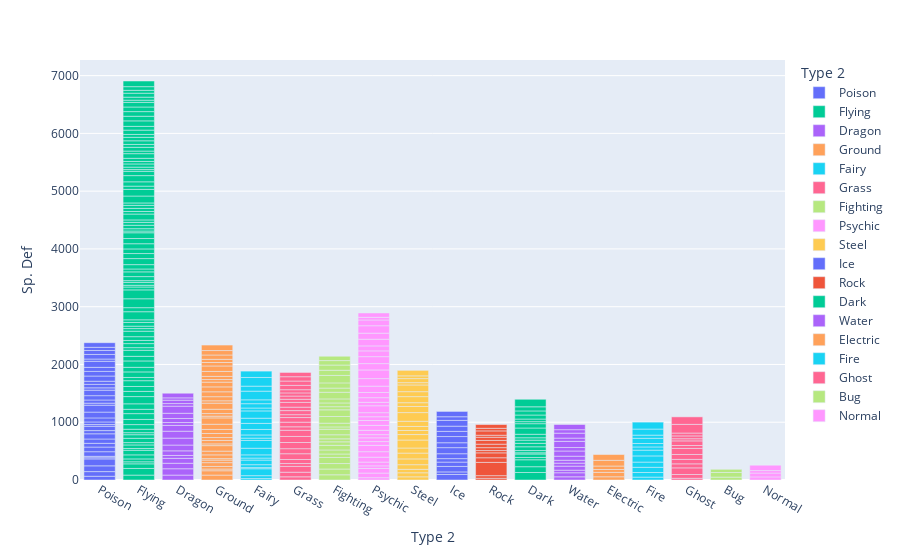

Notebook code for this chart:
### Code cell
px.bar(pk,x='Type 2',y='Sp. Def',color='Type 2')

### Figure 1 — Plotly figure (JSON) as saved in the notebook; plotly's stock layout.template omitted (floating-point values rounded to 4 significant figures)
{"data": [{"alignmentgroup": "True", "hovertemplate": "Type 2=%{x}<br>Sp. Def=%{y}<extra></extra>", "legendgroup": "Poison", "marker": {"color": "#636efa", "pattern": {"shape": ""}}, "name": "Poison", "offsetgroup": "Poison", "orientation": "v", "showlegend": true, "textposition": "auto", "type": "bar", "x": ["Poison", "Poison", "Poison", "Poison", "Poison", "Poison", "Poison", "Poison", "Poison", "Poison", "Poison", "Poison", "Poison", "Poison", "Poison", "Poison", "Poison", "Poison", "Poison", "Poison", "Poison", "Poison", "Poison", "Poison", "Poison", "Poison", "Poison", "Poison", "Poison", "Poison", "Poison", "Poison", "Poison", "Poison"], "xaxis": "x", "y": [65, 80, 100, 120, 20, 25, 80, 80, 65, 75, 90, 55, 75, 30, 45, 70, 100, 120, 35, 55, 75, 95, 40, 60, 55, 90, 80, 70, 105, 39, 79, 69, 55, 80], "yaxis": "y"}, {"alignmentgroup": "True", "hovertemplate": "Type 2=%{x}<br>Sp. Def=%{y}<extra></extra>", "legendgroup": "Flying", "marker": {"color": "#00cc96", "pattern": {"shape": ""}}, "name": "Flying", "offsetgroup": "Flying", "orientation": "v", "showlegend": true, "textposition": "auto", "type": "bar", "x": ["Flying", "Flying", "Flying", "Flying", "Flying", "Flying", "Flying", "Flying", "Flying", "Flying", "Flying", "Flying", "Flying", "Flying", "Flying", "Flying", "Flying", "Flying", "Flying", "Flying", "Flying", "Flying", "Flying", "Flying", "Flying", "Flying", "Flying", "Flying", "Flying", "Flying", "Flying", "Flying", "Flying", "Flying", "Flying", "Flying", "Flying", "Flying", "Flying", "Flying", "Flying", "Flying", "Flying", "Flying", "Flying", "Flying", "Flying", "Flying", "Flying", "Flying", "Flying", "Flying", "Flying", "Flying", "Flying", "Flying", "Flying", "Flying", "Flying", "Flying", "Flying", "Flying", "Flying", "Flying", "Flying", "Flying", "Flying", "Flying", "Flying", "Flying", "Flying", "Flying", "Flying", "Flying", "Flying", "Flying", "Flying", "Flying", "Flying", "Flying", "Flying", "Flying", "Flying", "Flying", "Flying", "Flying", "Flying", "Flying", "Flying", "Flying", "Flying", "Flying", "Flying", "Flying", "Flying", "Flying", "Flying"], "xaxis": "x", "y": [85, 115, 80, 35, 50, 70, 80, 31, 61, 40, 75, 62, 35, 60, 80, 90, 100, 75, 95, 125, 90, 85, 100, 56, 96, 80, 110, 80, 105, 45, 70, 55, 65, 95, 45, 42, 65, 45, 140, 70, 154, 154, 50, 30, 50, 30, 70, 82, 50, 75, 105, 87, 80, 90, 90, 100, 30, 40, 60, 50, 42, 102, 44, 54, 52, 42, 120, 115, 56, 75, 107, 75, 30, 42, 55, 43, 55, 80, 45, 65, 50, 63, 60, 50, 75, 65, 95, 80, 80, 80, 80, 38, 52, 69, 50, 63, 98], "yaxis": "y"}, {"alignmentgroup": "True", "hovertemplate": "Type 2=%{x}<br>Sp. Def=%{y}<extra></extra>", "legendgroup": "Dragon", "marker": {"color": "#ab63fa", "pattern": {"shape": ""}}, "name": "Dragon", "offsetgroup": "Dragon", "orientation": "v", "showlegend": true, "textposition": "auto", "type": "bar", "x": ["Dragon", "Dragon", "Dragon", "Dragon", "Dragon", "Dragon", "Dragon", "Dragon", "Dragon", "Dragon", "Dragon", "Dragon", "Dragon", "Dragon", "Dragon", "Dragon", "Dragon", "Dragon"], "xaxis": "x", "y": [85, 110, 95, 85, 50, 80, 100, 120, 120, 100, 50, 70, 90, 123, 45, 59, 40, 80], "yaxis": "y"}, {"alignmentgroup": "True", "hovertemplate": "Type 2=%{x}<br>Sp. Def=%{y}<extra></extra>", "legendgroup": "Ground", "marker": {"color": "#FFA15A", "pattern": {"shape": ""}}, "name": "Ground", "offsetgroup": "Ground", "orientation": "v", "showlegend": true, "textposition": "auto", "type": "bar", "x": ["Ground", "Ground", "Ground", "Ground", "Ground", "Ground", "Ground", "Ground", "Ground", "Ground", "Ground", "Ground", "Ground", "Ground", "Ground", "Ground", "Ground", "Ground", "Ground", "Ground", "Ground", "Ground", "Ground", "Ground", "Ground", "Ground", "Ground", "Ground", "Ground", "Ground", "Ground", "Ground", "Ground", "Ground", "Ground"], "xaxis": "x", "y": [85, 75, 30, 45, 65, 45, 25, 65, 65, 95, 30, 60, 50, 70, 70, 90, 110, 30, 45, 75, 105, 41, 71, 85, 85, 82, 45, 55, 85, 95, 60, 55, 75, 77, 95], "yaxis": "y"}, {"alignmentgroup": "True", "hovertemplate": "Type 2=%{x}<br>Sp. Def=%{y}<extra></extra>", "legendgroup": "Fairy", "marker": {"color": "#19d3f3", "pattern": {"shape": ""}}, "name": "Fairy", "offsetgroup": "Fairy", "orientation": "v", "showlegend": true, "textposition": "auto", "type": "bar", "x": ["Fairy", "Fairy", "Fairy", "Fairy", "Fairy", "Fairy", "Fairy", "Fairy", "Fairy", "Fairy", "Fairy", "Fairy", "Fairy", "Fairy", "Fairy", "Fairy", "Fairy", "Fairy", "Fairy", "Fairy", "Fairy", "Fairy", "Fairy"], "xaxis": "x", "y": [25, 50, 120, 20, 50, 80, 35, 55, 115, 135, 40, 55, 95, 105, 90, 126, 50, 75, 67, 150, 87, 150, 110], "yaxis": "y"}, {"alignmentgroup": "True", "hovertemplate": "Type 2=%{x}<br>Sp. Def=%{y}<extra></extra>", "legendgroup": "Grass", "marker": {"color": "#FF6692", "pattern": {"shape": ""}}, "name": "Grass", "offsetgroup": "Grass", "orientation": "v", "showlegend": true, "textposition": "auto", "type": "bar", "x": ["Grass", "Grass", "Grass", "Grass", "Grass", "Grass", "Grass", "Grass", "Grass", "Grass", "Grass", "Grass", "Grass", "Grass", "Grass", "Grass", "Grass", "Grass", "Grass", "Grass", "Grass", "Grass", "Grass", "Grass", "Grass"], "xaxis": "x", "y": [55, 80, 100, 50, 70, 100, 87, 107, 105, 107, 60, 80, 80, 50, 70, 60, 82, 55, 55, 55, 55, 75, 75, 75, 75], "yaxis": "y"}, {"alignmentgroup": "True", "hovertemplate": "Type 2=%{x}<br>Sp. Def=%{y}<extra></extra>", "legendgroup": "Fighting", "marker": {"color": "#B6E880", "pattern": {"shape": ""}}, "name": "Fighting", "offsetgroup": "Fighting", "orientation": "v", "showlegend": true, "textposition": "auto", "type": "bar", "x": ["Fighting", "Fighting", "Fighting", "Fighting", "Fighting", "Fighting", "Fighting", "Fighting", "Fighting", "Fighting", "Fighting", "Fighting", "Fighting", "Fighting", "Fighting", "Fighting", "Fighting", "Fighting", "Fighting", "Fighting", "Fighting", "Fighting", "Fighting", "Fighting", "Fighting", "Fighting"], "xaxis": "x", "y": [90, 100, 95, 105, 60, 70, 80, 60, 52, 71, 96, 40, 65, 115, 115, 55, 65, 70, 115, 72, 90, 129, 90, 90, 77, 75], "yaxis": "y"}, {"alignmentgroup": "True", "hovertemplate": "Type 2=%{x}<br>Sp. Def=%{y}<extra></extra>", "legendgroup": "Psychic", "marker": {"color": "#FF97FF", "pattern": {"shape": ""}}, "name": "Psychic", "offsetgroup": "Psychic", "orientation": "v", "showlegend": true, "textposition": "auto", "type": "bar", "x": ["Psychic", "Psychic", "Psychic", "Psychic", "Psychic", "Psychic", "Psychic", "Psychic", "Psychic", "Psychic", "Psychic", "Psychic", "Psychic", "Psychic", "Psychic", "Psychic", "Psychic", "Psychic", "Psychic", "Psychic", "Psychic", "Psychic", "Psychic", "Psychic", "Psychic", "Psychic", "Psychic", "Psychic", "Psychic", "Psychic", "Psychic", "Psychic", "Psychic"], "xaxis": "x", "y": [40, 80, 80, 45, 65, 85, 95, 110, 65, 65, 55, 75, 85, 85, 65, 70, 120, 60, 80, 90, 110, 130, 150, 110, 120, 100, 86, 116, 105, 128, 100, 46, 75], "yaxis": "y"}, {"alignmentgroup": "True", "hovertemplate": "Type 2=%{x}<br>Sp. Def=%{y}<extra></extra>", "legendgroup": "Steel", "marker": {"color": "#FECB52", "pattern": {"shape": ""}}, "name": "Steel", "offsetgroup": "Steel", "orientation": "v", "showlegend": true, "textposition": "auto", "type": "bar", "x": ["Steel", "Steel", "Steel", "Steel", "Steel", "Steel", "Steel", "Steel", "Steel", "Steel", "Steel", "Steel", "Steel", "Steel", "Steel", "Steel", "Steel", "Steel", "Steel", "Steel", "Steel", "Steel"], "xaxis": "x", "y": [55, 70, 60, 80, 100, 101, 88, 138, 95, 70, 70, 90, 150, 106, 65, 105, 86, 116, 40, 70, 48, 95], "yaxis": "y"}, {"alignmentgroup": "True", "hovertemplate": "Type 2=%{x}<br>Sp. Def=%{y}<extra></extra>", "legendgroup": "Ice", "marker": {"color": "#636efa", "pattern": {"shape": ""}}, "name": "Ice", "offsetgroup": "Ice", "orientation": "v", "showlegend": true, "textposition": "auto", "type": "bar", "x": ["Ice", "Ice", "Ice", "Ice", "Ice", "Ice", "Ice", "Ice", "Ice", "Ice", "Ice", "Ice", "Ice", "Ice"], "xaxis": "x", "y": [95, 45, 95, 75, 60, 85, 105, 85, 107, 90, 90, 100, 63, 92], "yaxis": "y"}, {"alignmentgroup": "True", "hovertemplate": "Type 2=%{x}<br>Sp. Def=%{y}<extra></extra>", "legendgroup": "Rock", "marker": {"color": "#EF553B", "pattern": {"shape": ""}}, "name": "Rock", "offsetgroup": "Rock", "orientation": "v", "showlegend": true, "textposition": "auto", "type": "bar", "x": ["Rock", "Rock", "Rock", "Rock", "Rock", "Rock", "Rock", "Rock", "Rock", "Rock", "Rock", "Rock", "Rock", "Rock"], "xaxis": "x", "y": [30, 45, 230, 80, 85, 40, 50, 60, 65, 55, 35, 75, 45, 65], "yaxis": "y"}, {"alignmentgroup": "True", "hovertemplate": "Type 2=%{x}<br>Sp. Def=%{y}<extra></extra>", "legendgroup": "Dark", "marker": {"color": "#00cc96", "pattern": {"shape": ""}}, "name": "Dark", "offsetgroup": "Dark", "orientation": "v", "showlegend": true, "textposition": "auto", "type": "bar", "x": ["Dark", "Dark", "Dark", "Dark", "Dark", "Dark", "Dark", "Dark", "Dark", "Dark", "Dark", "Dark", "Dark", "Dark", "Dark", "Dark", "Dark", "Dark", "Dark", "Dark"], "xaxis": "x", "y": [130, 100, 120, 40, 60, 20, 40, 65, 60, 55, 41, 61, 108, 75, 35, 45, 70, 71, 71, 130], "yaxis": "y"}, {"alignmentgroup": "True", "hovertemplate": "Type 2=%{x}<br>Sp. Def=%{y}<extra></extra>", "legendgroup": "Water", "marker": {"color": "#ab63fa", "pattern": {"shape": ""}}, "name": "Water", "offsetgroup": "Water", "orientation": "v", "showlegend": true, "textposition": "auto", "type": "bar", "x": ["Water", "Water", "Water", "Water", "Water", "Water", "Water", "Water", "Water", "Water", "Water", "Water", "Water", "Water"], "xaxis": "x", "y": [55, 70, 45, 70, 52, 50, 70, 90, 60, 107, 56, 86, 60, 90], "yaxis": "y"}, {"alignmentgroup": "True", "hovertemplate": "Type 2=%{x}<br>Sp. Def=%{y}<extra></extra>", "legendgroup": "Electric", "marker": {"color": "#FFA15A", "pattern": {"shape": ""}}, "name": "Electric", "offsetgroup": "Electric", "orientation": "v", "showlegend": true, "textposition": "auto", "type": "bar", "x": ["Electric", "Electric", "Electric", "Electric", "Electric", "Electric"], "xaxis": "x", "y": [56, 76, 50, 60, 99, 100], "yaxis": "y"}, {"alignmentgroup": "True", "hovertemplate": "Type 2=%{x}<br>Sp. Def=%{y}<extra></extra>", "legendgroup": "Fire", "marker": {"color": "#19d3f3", "pattern": {"shape": ""}}, "name": "Fire", "offsetgroup": "Fire", "orientation": "v", "showlegend": true, "textposition": "auto", "type": "bar", "x": ["Fire", "Fire", "Fire", "Fire", "Fire", "Fire", "Fire", "Fire", "Fire", "Fire", "Fire", "Fire"], "xaxis": "x", "y": [50, 80, 90, 90, 107, 100, 55, 60, 90, 55, 105, 120], "yaxis": "y"}, {"alignmentgroup": "True", "hovertemplate": "Type 2=%{x}<br>Sp. Def=%{y}<extra></extra>", "legendgroup": "Ghost", "marker": {"color": "#FF6692", "pattern": {"shape": ""}}, "name": "Ghost", "offsetgroup": "Ghost", "orientation": "v", "showlegend": true, "textposition": "auto", "type": "bar", "x": ["Ghost", "Ghost", "Ghost", "Ghost", "Ghost", "Ghost", "Ghost", "Ghost", "Ghost", "Ghost", "Ghost", "Ghost", "Ghost", "Ghost"], "xaxis": "x", "y": [30, 65, 115, 70, 77, 85, 105, 50, 80, 37, 49, 50, 150, 130], "yaxis": "y"}, {"alignmentgroup": "True", "hovertemplate": "Type 2=%{x}<br>Sp. Def=%{y}<extra></extra>", "legendgroup": "Bug", "marker": {"color": "#B6E880", "pattern": {"shape": ""}}, "name": "Bug", "offsetgroup": "Bug", "orientation": "v", "showlegend": true, "textposition": "auto", "type": "bar", "x": ["Bug", "Bug", "Bug"], "xaxis": "x", "y": [50, 80, 55], "yaxis": "y"}, {"alignmentgroup": "True", "hovertemplate": "Type 2=%{x}<br>Sp. Def=%{y}<extra></extra>", "legendgroup": "Normal", "marker": {"color": "#FF97FF", "pattern": {"shape": ""}}, "name": "Normal", "offsetgroup": "Normal", "orientation": "v", "showlegend": true, "textposition": "auto", "type": "bar", "x": ["Normal", "Normal", "Normal", "Normal"], "xaxis": "x", "y": [54, 66, 43, 94], "yaxis": "y"}], "layout": {"barmode": "relative", "legend": {"title": {"text": "Type 2"}, "tracegroupgap": 0}, "margin": {"t": 60}, "xaxis": {"anchor": "y", "categoryarray": ["Poison", null, "Flying", "Dragon", "Ground", "Fairy", "Grass", "Fighting", "Psychic", "Steel", "Ice", "Rock", "Dark", "Water", "Electric", "Fire", "Ghost", "Bug", "Normal"], "categoryorder": "array", "domain": [0, 1], "title": {"text": "Type 2"}}, "yaxis": {"anchor": "x", "domain": [0, 1], "title": {"text": "Sp. Def"}}}}
